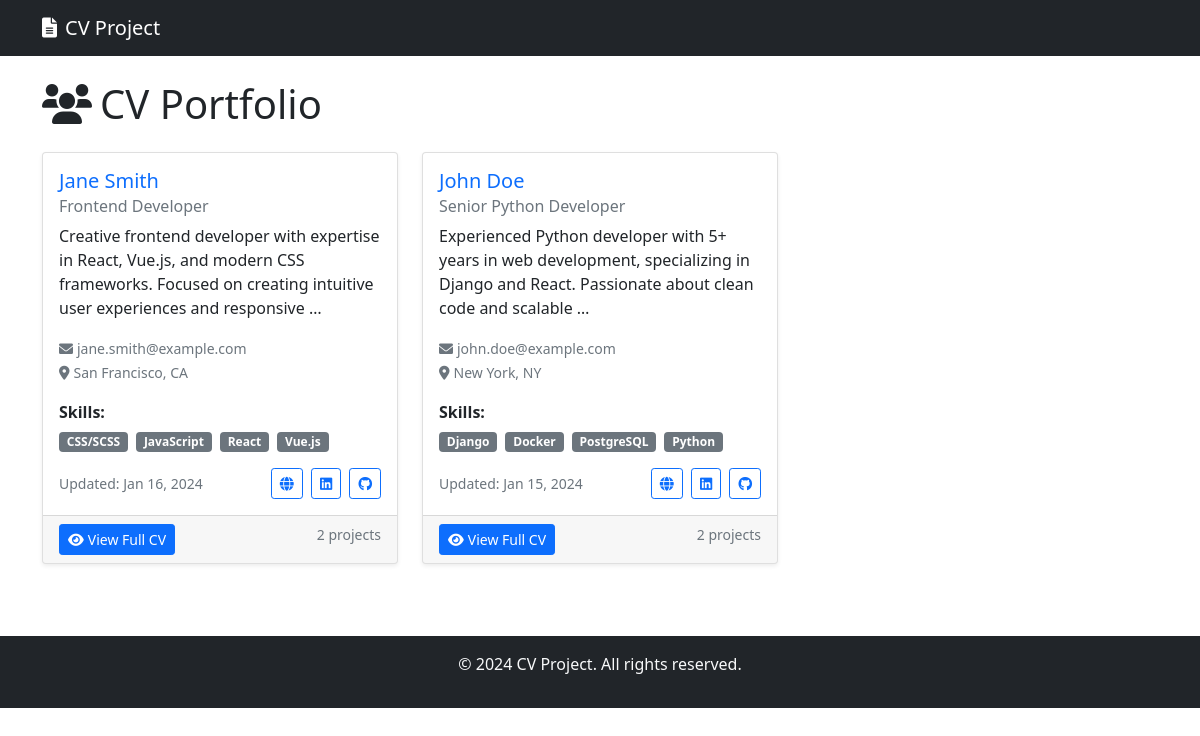
The page / on the database its author committed.
### main/models.py (models this page shows, shortened)
class CV(models.Model):
    first_name = models.CharField(max_length=100, verbose_name="First Name")
    last_name = models.CharField(max_length=100, verbose_name="Last Name")
    email = models.EmailField(verbose_name="Email Address", unique=True)
    phone = models.CharField(max_length=20, blank=True, verbose_name="Phone Number")
    location = models.CharField(max_length=200, blank=True, verbose_name="Location")
    title = models.CharField(max_length=200, verbose_name="Professional Title")
    bio = models.TextField(verbose_name="Professional Summary")
    experience = models.TextField(
        verbose_name="Work Experience", help_text="Describe your work experience"
    )
    education = models.TextField(
        verbose_name="Education", help_text="Your educational background"
    )
    skills = models.ManyToManyField(
        "Skill", blank=True, related_name="cv_skills", verbose_name="Skills"
    )
    portfolio_url = models.URLField(blank=True, verbose_name="Portfolio URL")
    linkedin_url = models.URLField(blank=True, verbose_name="LinkedIn URL")
    github_url = models.URLField(blank=True, verbose_name="GitHub URL")
    created_at = models.DateTimeField(auto_now_add=True)
    updated_at = models.DateTimeField(auto_now=True)
    class Meta:
        verbose_name = "CV"
        verbose_name_plural = "CVs"
        ordering = ["-updated_at"]
    @property
    def full_name(self):
        return f"{self.first_name} {self.last_name}"

class Skill(models.Model):
    name = models.CharField(unique=True, max_length=100, verbose_name="Skill Name")
    class Meta:
        ordering = ["name"]

### main/views.py (the view)
# urls.py: path("", views.CVListView.as_view(), name="cv_list"),
class CVListView(ListView):
    model = CV
    template_name = "main/cv_list.html"
    context_object_name = "cvs"
    paginate_by = 10
    def get_queryset(self):
        return CV.objects.prefetch_related("skills", "project_set").order_by(
            "-updated_at"
        )

### main/templates/main/cv_list.html (shortened to what this page needs)
{% extends 'main/base.html' %}
{% block content %}
<div class="row">
    <div class="col-12">
        <h1 class="mb-4">
            <i class="fas fa-users me-2"></i>CV Portfolio
        </h1>
        {% if cvs %}
            <div class="row">
                {% for cv in cvs %}
                    <div class="col-md-6 col-lg-4 mb-4">
                        <div class="card h-100 shadow-sm">
                            <div class="card-body">
                                <h5 class="card-title">
                                    <a href="{% url 'main:cv_detail' cv.pk %}" class="text-decoration-none">
                                        {{ cv.full_name }}
                                    </a>
                                </h5>
                                <h6 class="card-subtitle mb-2 text-muted">{{ cv.title }}</h6>
                                <p class="card-text">
                                    {{ cv.bio|truncatewords:20 }}
                                </p>
                                <div class="mb-3">
                                    <small class="text-muted">
                                        <i class="fas fa-envelope me-1"></i>{{ cv.email }}
                                    </small>
                                    {% if cv.location %}
                                        <br>
                                        <small class="text-muted">
                                            <i class="fas fa-map-marker-alt me-1"></i>{{ cv.location }}
                                        </small>
                                    {% endif %}
                                </div>
                                {% if cv.skills.exists %}
                                    <div class="mb-3">
                                        <strong>Skills:</strong>
                                        <div class="mt-1">
                                            {% for skill in cv.skills.all|slice:":5" %}
                                                <span class="badge bg-secondary me-1">{{ skill.name }}</span>
                                            {% endfor %}
                                        </div>
                                    </div>
                                {% endif %}
                                <div class="d-flex justify-content-between align-items-center">
                                    <small class="text-muted">
                                        Updated: {{ cv.updated_at|date:"M d, Y" }}
                                    </small>
                                    <div>
                                        {% if cv.portfolio_url %}
                                            <a href="{{ cv.portfolio_url }}" target="_blank" class="btn btn-sm btn-outline-primary me-1">
                                                <i class="fas fa-globe"></i>
                                            </a>
                                        {% endif %}
                                        {% if cv.linkedin_url %}
                                            <a href="{{ cv.linkedin_url }}" target="_blank" class="btn btn-sm btn-outline-primary me-1">
                                                <i class="fab fa-linkedin"></i>
                                            </a>
                                        {% endif %}
                                        {% if cv.github_url %}
                                            <a href="{{ cv.github_url }}" target="_blank" class="btn btn-sm btn-outline-primary">
                                                <i class="fab fa-github"></i>
                                            </a>
                                        {% endif %}
                                    </div>
                                </div>
                            </div>
                            <div class="card-footer">
                                <a href="{% url 'main:cv_detail' cv.pk %}" class="btn btn-primary btn-sm">
                                    <i class="fas fa-eye me-1"></i>View Full CV
                                </a>
                                <small class="text-muted float-end">
                                    {{ cv.project_set.count }} project{{ cv.project_set.count|pluralize }}
                                </small>
                            </div>
                        </div>
                    </div>
                {% endfor %}
            </div>
        {% else %}
            <div class="alert alert-info">
                <h4>No CVs found</h4>
                <p>There are currently no CVs in the system.</p>
            </div>
        {% endif %}
    </div>
</div>
{% endblock %}

### rows shown on the page
CV: full_name "Jane Smith", title "Frontend Developer", bio "Creative frontend developer with expertise in React, Vue.js, and modern CSS frameworks. Focused on creating intuitive user experiences and responsive …", email "jane.smith@example.com", location "San Francisco, CA", updated_at "Jan 16, 2024", project_set.count "2"
Skill: name "CSS/SCSS"
Skill: name "JavaScript"
Skill: name "React"
Skill: name "Vue.js"
CV: full_name "John Doe", title "Senior Python Developer", bio "Experienced Python developer with 5+ years in web development, specializing in Django and React. Passionate about clean code and scalable …", email "john.doe@example.com", location "New York, NY", updated_at "Jan 15, 2024", project_set.count "2"
Skill: name "Django"
Skill: name "Docker"
Skill: name "PostgreSQL"
Skill: name "Python"
